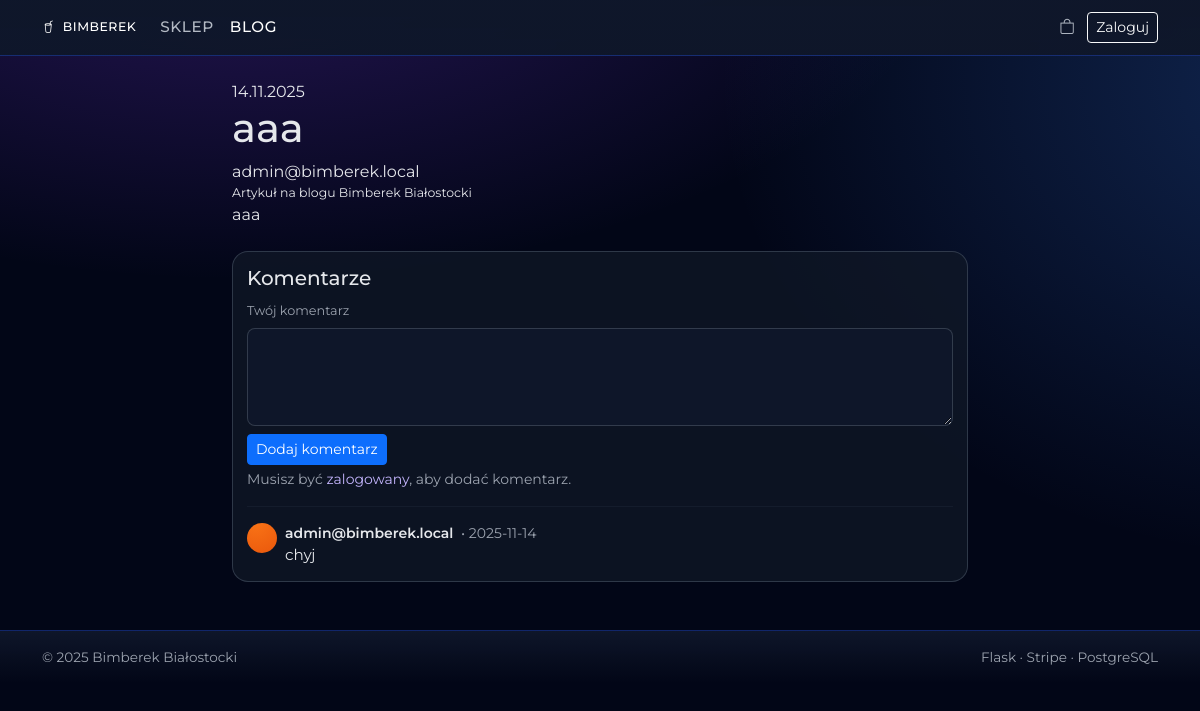
Page /blog/post/1/ on the committed database.
### app/models.py (models this page shows, shortened)
class Post(db.Model):
    __tablename__ = "posts"
    id = db.Column(db.Integer, primary_key=True)
    title = db.Column(db.String(200), nullable=False)
    content_html = db.Column(db.Text, nullable=False)
    status = db.Column(
        db.String(20),
        default="oczekuje",
        nullable=False,
    )  # oczekuje, zaakceptowany, odrzucony
    author_id = db.Column(db.Integer, db.ForeignKey("users.id"), nullable=True)
    created_at = db.Column(db.DateTime, server_default=db.func.now())
    author = db.relationship("User")
    comments = db.relationship("Comment", back_populates="post", lazy=True)

class User(db.Model, UserMixin):
    __tablename__ = "users"
    id = db.Column(db.Integer, primary_key=True)
    email = db.Column(db.String(120), unique=True, nullable=False)
    password_hash = db.Column(db.String(128), nullable=False)
    role = db.Column(db.String(20), default="user")  # user, moderator, admin
    google_id = db.Column(db.String(100), nullable=True)
    facebook_id = db.Column(db.String(100), nullable=True)
    theme_id = db.Column(db.Integer, db.ForeignKey("themes.id"), nullable=True)
    rank = db.Column(db.String(50), nullable=True)
    theme = db.relationship("Theme", back_populates="users")
    orders = db.relationship("Order", back_populates="user", lazy=True)

class Comment(db.Model):
    __tablename__ = "comments"
    id = db.Column(db.Integer, primary_key=True)
    content = db.Column(db.Text, nullable=False)
    status = db.Column(
        db.String(20),
        default="oczekuje",
    )  # oczekuje, zaakceptowany, odrzucony
    created_at = db.Column(db.DateTime, server_default=db.func.now())
    user_id = db.Column(db.Integer, db.ForeignKey("users.id"), nullable=False)
    product_id = db.Column(db.Integer, db.ForeignKey("products.id"), nullable=True)
    post_id = db.Column(db.Integer, db.ForeignKey("posts.id"), nullable=True)
    user = db.relationship("User")
    product = db.relationship("Product", back_populates="comments")
    post = db.relationship("Post", back_populates="comments")
    votes = db.relationship("CommentVote", back_populates="comment", lazy=True)

### app/blog/routes.py (the view, shortened to what this page needs)
@blog_bp.route("/post/<int:post_id>/", methods=["GET", "POST"])
def post_detail(post_id: int):
    try:
        post = Post.query.get_or_404(post_id)
    except OperationalError:
        return render_template("blog/post_detail.html", post=None), 404
    if post.status != "zaakceptowany":
        if not current_user.is_authenticated:
            abort(404)
        if not (is_admin(current_user) or current_user.id == post.author_id):
            abort(404)
    try:
        comments = (
            Comment.query.filter_by(post_id=post.id, status="zaakceptowany")
            .order_by(Comment.created_at.desc())
            .all()
        )
    except OperationalError:
        comments = []
    form = BlogCommentForm()
    try:
        prev_post = (
            Post.query.filter(
                Post.status == "zaakceptowany",
                Post.id < post.id,
            )
            .order_by(Post.id.desc())
            .first()
        )
        next_post = (
            Post.query.filter(
                Post.status == "zaakceptowany",
                Post.id > post.id,
            )
            .order_by(Post.id.asc())
            .first()
        )
    except OperationalError:
        prev_post = None
        next_post = None
    return render_template(
        "blog/post_detail.html",
        post=post,
        comments=comments,
        form=form,
        prev_post=prev_post,
        next_post=next_post,
    )

### app/blog/forms.py
class BlogCommentForm(FlaskForm):
    content = TextAreaField(
        "Twój komentarz",
        validators=[DataRequired(message="Komentarz nie może być pusty."), Length(min=3)],
    )
    submit = SubmitField("Dodaj komentarz")

### app/blog/templates/blog/post_detail.html (shortened to what this page needs)
{% extends "base.html" %}
{% block content %}
<div class="container my-3 blog-article-page">
  <div class="row justify-content-center">
    <div class="col-lg-9 col-xl-8">
      <article class="blog-article">
        <header>
          <div class="blog-article-meta">
            <span>
              {% if post.published_at %}
                {{ post.published_at.strftime('%d.%m.%Y') }}
              {% elif post.created_at %}
                {{ post.created_at.strftime('%d.%m.%Y') }}
              {% endif %}
            </span>
          </div>
          <h1 class="blog-article-title">{{ post.title }}</h1>
          <div class="blog-article-author">
            <div>
              <div>
                {% if post.author and (post.author.username or post.author.email) %}
                  {{ post.author.username or post.author.email }}
                {% else %}
                  Redakcja Bimberek
                {% endif %}
              </div>
              <div style="font-size:.78rem;">Artykuł na blogu Bimberek Białostocki</div>
            </div>
          </div>
        </header>
        <div class="blog-article-body">
          {% if post.content_html %}
            {{ post.content_html|safe }}
          {% else %}
            {{ post.content|safe }}
          {% endif %}
        </div>
      </article>
      {% if form is defined %}
      <div class="section-card section-pad mt-4">
        <h2 class="h5">Komentarze</h2>
        <form method="post" action="{{ url_for('blog.post_detail', post_id=post.id) }}">
          <div class="mb-2">
            {{ form.content.label(class="form-label") }}
            {{ form.content(class="form-control", rows=4) }}
          </div>
          <button type="submit" class="btn btn-primary btn-sm">
            Dodaj komentarz
          </button>
          {% if not current_user.is_authenticated %}
          <p class="small muted mt-1 mb-0">
            Musisz być <a href="{{ url_for('auth.login', next=request.url) }}">zalogowany</a>, aby dodać komentarz.
          </p>
          {% endif %}
        </form>
        {% if comments %}
          <hr style="border-color: rgba(148,163,184,.25);" class="my-3">
          <div class="d-flex flex-column gap-3">
            {% for c in comments %}
            <div class="d-flex gap-2">
              <div class="avatar" style="width: 30px; height: 30px; border-radius: 50%; background: radial-gradient(circle at 30% 0%,#f97316,#ea580c); flex-shrink: 0;"></div>
              <div>
                <div class="small">
                  <span class="fw-semibold">{{ c.user.username or c.user.email or 'Użytkownik' }}</span>
                  <span class="muted ms-1">
                    {% if c.created_at %}
                      • {{ c.created_at.strftime('%Y-%m-%d') }}
                    {% endif %}
                  </span>
                </div>
                <div class="blog-article-body p-0" style="font-size: 0.95rem;">
                  {{ c.content|safe }}
                </div>
              </div>
            </div>
            {% endfor %}
          </div>
        {% else %}
          <p class="muted small mb-0 mt-2">Brak komentarzy.</p>
        {% endif %}
      </div>
      {% endif %}
    </div>
  </div>
</div>
{% endblock %}

### app/static/css/style.css (style rules this page uses)
:root { --nav-bg: #020617; --body-bg: #020617; --accent: #7c3aed; --text: #e5e7eb; }
body { margin: 0; min-height: 100vh; font-family: 'Montserrat', system-ui, -apple-system, BlinkMacSystemFont, "Segoe UI", sans-serif; background: radial-gradient(1200px 600px at 20% -10%, rgba(124, 58, 237, .30), transparent 60%), radial-gradient(1000px 800px at 110% 10%, rgba(59, 130, 246, .25), transparent 60%), var(--body-bg); color: var(--text); --bs-body-bg: transparent; --bs-body-color: var(--text); }
a { color: #c4b5fd; text-decoration: none; }
.form-control, .form-select, textarea { background-color: rgba(15, 23, 42, 0.96); border-radius: 0.5rem; border: 1px solid rgba(55, 65, 81, 0.9); color: #e5e7eb; font-size: 0.88rem; }
.form-control::placeholder { color: #6b7280; }
.form-label { font-size: 0.8rem; color: #9ca3af; }
.section-card { background: rgba(17, 24, 39, .75); border: 1px solid rgba(148, 163, 184, .25); border-radius: 16px; }
.section-pad { padding: 14px; }
.muted { color: #9ca3af; }

### rows in the picture
Post: created_at "14.11.2025", title "aaa", content_html "aaa"
User: author "admin@bimberek.local"
Comment: user "admin@bimberek.local", created_at "2025-11-14", content "chyj"

### other values in the picture
{{ 2025 }} "2025"
